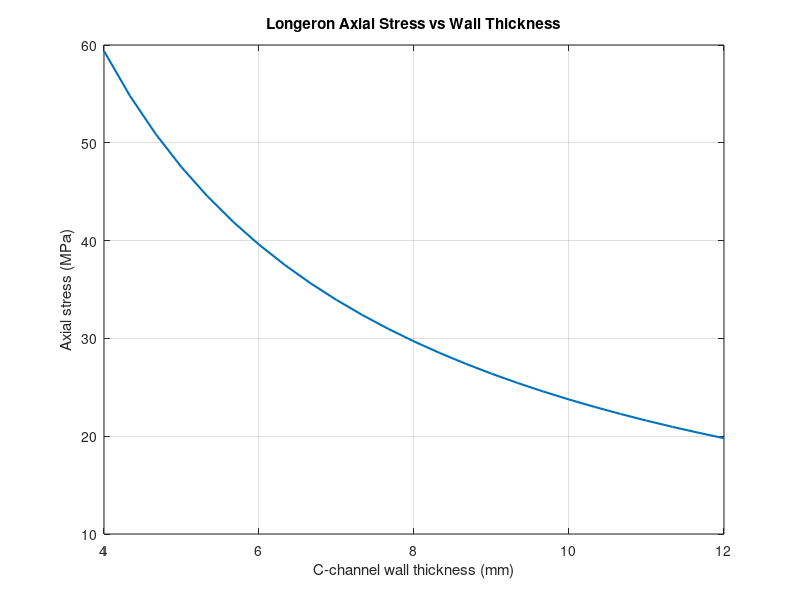
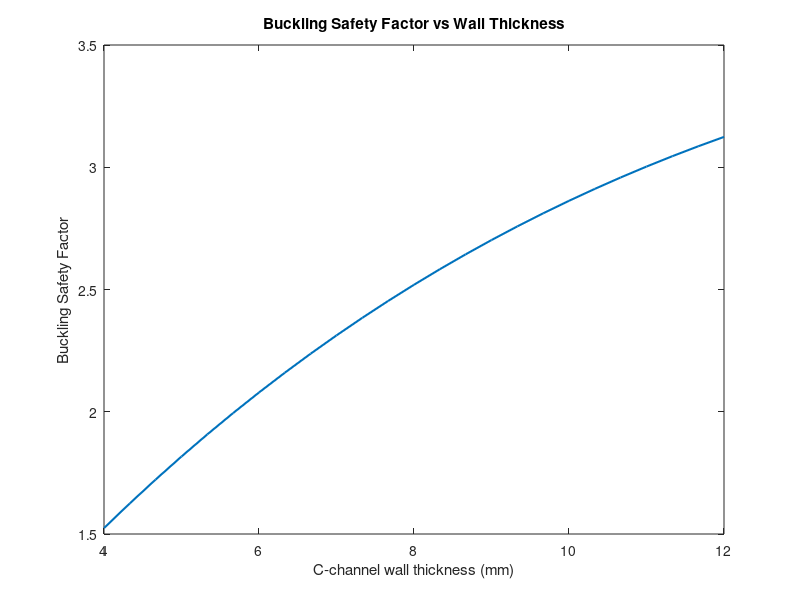

Reproduce these figures in MATLAB, in order. (Note: this script raises an error after producing the figures.)
%% Mechanical Subsystem – 4 Deep C-Channel Longerons, 1356 kg
clear; clc;

%% Material properties (Al 6061-T6)
E       = 68.9e9;      % Young's modulus (Pa)
sigma_y = 276e6;       % Yield strength (Pa)

%% Spacecraft mass and launch load
mass_sc = 1356;       
g_load  = 10;         
F_total = mass_sc * g_load * 9.81;   
F_long  = F_total / 4;               

%% === BASELINE SECTION ===
t  = 0.008;     
h  = 0.060;      
b  = 0.040;     

A = t * (2*b + h);    


I_full = (b * h^3) / 12;
I_hole = ((b - t) * (h - 2*t)^3) / 12;
I = I_full - I_hole;   % m^4

% Axial stress
sigma = F_long / A;    

L_eff = 2.0;           
K = 1.0;              

P_cr = (pi^2 * E * I) / (K * L_eff)^2;  

buckling_SF = P_cr / F_long;
yield_SF    = sigma_y / sigma;

% Global first bending mode (equivalent beam)
D_truss = 1.0;        
R = D_truss / 2;

I_eq = 4 * (I + A * R^2);  
L_truss = 8.0;
m_eq = mass_sc;

omega1 = (1.875^2) * sqrt(E * I_eq / (m_eq * L_truss^4));
f1 = omega1 / (2*pi);      

fprintf("=== Baseline – 60x40x8 mm C-channels, 4 longerons ===\n");
fprintf("Spacecraft mass:               %.1f kg\n", mass_sc);
fprintf("Total axial launch load:       %.1f N\n", F_total);
fprintf("Axial load per longeron:       %.1f N\n", F_long);
fprintf("Axial stress in longeron:      %.2f MPa\n", sigma/1e6);
fprintf("Yield safety factor:           %.2f\n", yield_SF);
fprintf("Buckling load per longeron:    %.1f N\n", P_cr);
fprintf("Buckling safety factor:        %.2f\n", buckling_SF);
fprintf("First bending-mode frequency:  %.2f Hz\n\n", f1);


A_sail = 100;             
p_rad  = 9e-6;             
F_sail = p_rad * A_sail;
F_boom = F_sail / 4;

L_boom = 7.0;
Do_b   = 0.020;
t_b    = 0.0003;
Di_b   = Do_b - 2*t_b;

I_boom = pi/64 * (Do_b^4 - Di_b^4);
P_cr_boom = pi^2 * E * I_boom / L_boom^2;
boom_SF = P_cr_boom / F_boom;

fprintf("=== Solar Sail Boom Check ===\n");
fprintf("Load per boom (radiation):     %.3e N\n", F_boom);
fprintf("Boom buckling capacity:        %.2f N\n", P_cr_boom);
fprintf("Boom buckling safety factor:   %.1e\n\n", boom_SF);

%% === FIGURE 1 & 2: Thickness Sweep  ===
t_vals = linspace(0.004, 0.012, 25);  
sigma_vals       = zeros(size(t_vals));
buckling_SF_vals = zeros(size(t_vals));

for i = 1:length(t_vals)
    t_i = t_vals(i);
    A_i = t_i * (2*b + h);
    I_full_i = (b * h^3) / 12;
    I_hole_i = ((b - t_i) * (h - 2*t_i)^3) / 12;
    I_i = I_full_i - I_hole_i;
    
    sigma_vals(i) = F_long / A_i;
    Pcr_i = pi^2 * E * I_i / (K * L_eff)^2;
    buckling_SF_vals(i) = Pcr_i / F_long;
end

figure;
plot(t_vals*1000, sigma_vals/1e6, 'LineWidth', 1.5);
xlabel('C-channel wall thickness (mm)');
ylabel('Axial stress (MPa)');
title('Longeron Axial Stress vs Wall Thickness');
grid on;

figure;
plot(t_vals*1000, buckling_SF_vals, 'LineWidth', 1.5);
xlabel('C-channel wall thickness (mm)');
ylabel('Buckling Safety Factor');
title('Buckling Safety Factor vs Wall Thickness');
yline(1,'--','SF = 1','LabelHorizontalAlignment','left');
grid on;

%% === FIGURE 3: Depth Sweep ===
h_vals = linspace(0.04, 0.10, 13);  
buckling_SF_h = zeros(size(h_vals));

for j = 1:length(h_vals)
    h_j = h_vals(j);
    I_full_j = (b * h_j^3) / 12;
    I_hole_j = ((b - t) * (h_j - 2*t)^3) / 12;
    I_j = I_full_j - I_hole_j;
    
    Pcr_j = pi^2 * E * I_j / (K * L_eff)^2;
    buckling_SF_h(j) = Pcr_j / F_long;
end

figure;
plot(h_vals*1000, buckling_SF_h, 'LineWidth', 1.5);
xlabel('C-channel depth h (mm)');
ylabel('Buckling Safety Factor');
title('Buckling Safety Factor vs C-Channel Depth (t = 8 mm)');
yline(1,'--','SF = 1','LabelHorizontalAlignment','left');
grid on;
